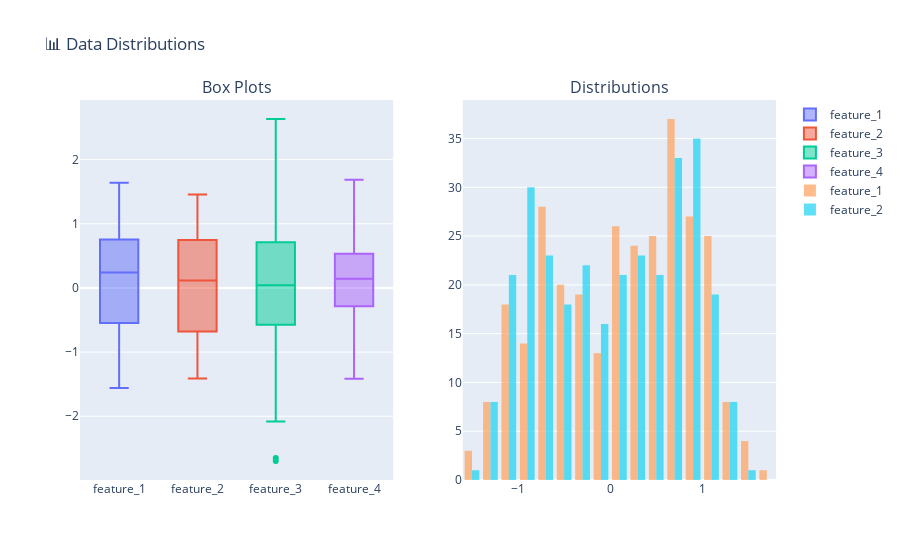

Write notebook code for a chart like this one.
### Code cell
# Outlier visualization with ACTUAL detected outliers highlighted
n_features = len(features)
fig = make_subplots(rows=2, cols=2,
                   subplot_titles=[f"{col}" for col in features])

for idx, col in enumerate(features):
    row = idx // 2 + 1
    col_pos = idx % 2 + 1

    info = outliers.get(col, {})
    outlier_indices = info.get('outlier_indices', [])

    # Create mask for outliers
    is_outlier = df.index.isin(outlier_indices)

    # Plot normal points (blue)
    fig.add_trace(
        go.Scatter(
            x=df.index[~is_outlier].tolist(),
            y=df.loc[~is_outlier, col].tolist(),
            mode='markers',
            marker=dict(color='steelblue', size=5, opacity=0.6),
            name='Normal' if idx == 0 else None,
            showlegend=(idx == 0)
        ),
        row=row, col=col_pos
    )

    # Plot outlier points (red X)
    if is_outlier.any():
        fig.add_trace(
            go.Scatter(
                x=df.index[is_outlier].tolist(),
                y=df.loc[is_outlier, col].tolist(),
                mode='markers',
                marker=dict(color='red', size=10, symbol='x'),
                name='Outliers' if idx == 0 else None,
                showlegend=(idx == 0)
            ),
            row=row, col=col_pos
        )

    # Add IQR bounds as horizontal lines
    if 'lower_bound' in info:
        fig.add_hline(y=info['lower_bound'], line_dash='dash', line_color='orange', row=row, col=col_pos)
    if 'upper_bound' in info:
        fig.add_hline(y=info['upper_bound'], line_dash='dash', line_color='orange', row=row, col=col_pos)

fig.update_layout(
    title='🔍 Outlier Detection: Blue=Normal, Red X=Outliers, Orange=IQR Bounds',
    height=600,
    showlegend=True
)
fig

### Figure 1 — Plotly figure (JSON) as saved in the notebook; plotly's stock layout.template omitted (floating-point values rounded to 4 significant figures; data arrays with more than 128 entries replaced by an {"elided": "..."} marker saying what was removed)
{"data": [{"name": "feature_1", "type": "box", "xaxis": "x", "y": {"elided": "300 float values"}, "yaxis": "y"}, {"name": "feature_2", "type": "box", "xaxis": "x", "y": {"elided": "300 float values"}, "yaxis": "y"}, {"name": "feature_3", "type": "box", "xaxis": "x", "y": {"elided": "300 float values"}, "yaxis": "y"}, {"name": "feature_4", "type": "box", "xaxis": "x", "y": {"elided": "300 float values"}, "yaxis": "y"}, {"name": "feature_1", "opacity": 0.7, "type": "histogram", "x": {"elided": "300 float values"}, "xaxis": "x2", "yaxis": "y2"}, {"name": "feature_2", "opacity": 0.7, "type": "histogram", "x": {"elided": "300 float values"}, "xaxis": "x2", "yaxis": "y2"}], "layout": {"annotations": [{"font": {"size": 16}, "showarrow": false, "text": "Box Plots", "x": 0.225, "xanchor": "center", "xref": "paper", "y": 1, "yanchor": "bottom", "yref": "paper"}, {"font": {"size": 16}, "showarrow": false, "text": "Distributions", "x": 0.775, "xanchor": "center", "xref": "paper", "y": 1, "yanchor": "bottom", "yref": "paper"}], "autosize": true, "showlegend": true, "title": {"text": "📊 Data Distributions"}, "xaxis": {"anchor": "y", "autorange": true, "domain": [0, 0.45], "range": [-0.5, 3.5], "type": "category"}, "xaxis2": {"anchor": "y2", "autorange": true, "domain": [0.55, 1], "range": [-1.6, 1.8], "type": "linear"}, "yaxis": {"anchor": "x", "autorange": true, "domain": [0, 1], "range": [-2.993, 2.928], "type": "linear"}, "yaxis2": {"anchor": "x2", "autorange": true, "domain": [0, 1], "range": [0, 38.95]}}}
